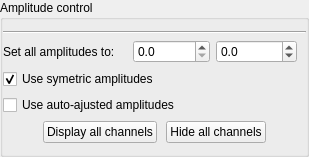
                    <widget class="QGroupBox" name="groupBox_7">
                     <property name="title">
                      <string>Amplitude control</string>
                     </property>
                     <layout class="QVBoxLayout" name="verticalLayout_28">
                      <property name="leftMargin">
                       <number>0</number>
                      </property>
                      <property name="rightMargin">
                       <number>0</number>
                      </property>
                      <item>
                       <widget class="Line" name="line_22">
                        <property name="orientation">
                         <enum>Qt::Horizontal</enum>
                        </property>
                       </widget>
                      </item>
                      <item>
                       <layout class="QGridLayout" name="gridLayout_13">
                        <property name="topMargin">
                         <number>0</number>
                        </property>
                        <item row="0" column="1" colspan="2">
                         <widget class="QWidget" name="widget_6" native="true">
                          <layout class="QHBoxLayout" name="horizontalLayout_4">
                           <property name="topMargin">
                            <number>0</number>
                           </property>
                           <property name="bottomMargin">
                            <number>0</number>
                           </property>
                           <item>
                            <widget class="QDoubleSpinBox" name="_PanAllAmpMin">
                             <property name="toolTip">
                              <string>&lt;html&gt;&lt;head/&gt;&lt;body&gt;&lt;p&gt;Change minimum amplitude for all channels&lt;/p&gt;&lt;/body&gt;&lt;/html&gt;</string>
                             </property>
                             <property name="decimals">
                              <number>1</number>
                             </property>
                             <property name="maximum">
                              <double>100000.000000000000000</double>
                             </property>
                             <property name="value">
                              <double>0.000000000000000</double>
                             </property>
                            </widget>
                           </item>
                           <item>
                            <widget class="QDoubleSpinBox" name="_PanAllAmpMax">
                             <property name="toolTip">
                              <string>&lt;html&gt;&lt;head/&gt;&lt;body&gt;&lt;p&gt;Change maximum amplitude for all channels&lt;/p&gt;&lt;/body&gt;&lt;/html&gt;</string>
                             </property>
                             <property name="decimals">
                              <number>1</number>
                             </property>
                             <property name="minimum">
                              <double>-100000.000000000000000</double>
                             </property>
                             <property name="maximum">
                              <double>100000.000000000000000</double>
                             </property>
                            </widget>
                           </item>
                          </layout>
                         </widget>
                        </item>
                        <item row="0" column="0">
                         <widget class="QLabel" name="label_35">
                          <property name="text">
                           <string>Set all amplitudes to: </string>
                          </property>
                         </widget>
                        </item>
                        <item row="2" column="0" colspan="3">
                         <widget class="QCheckBox" name="_PanAmpAuto">
                          <property name="text">
                           <string>Use auto-ajusted amplitudes</string>
                          </property>
                         </widget>
                        </item>
                        <item row="1" column="0" colspan="3">
                         <widget class="QCheckBox" name="_PanAmpSym">
                          <property name="text">
                           <string>Use symetric amplitudes</string>
                          </property>
                          <property name="checked">
                           <bool>true</bool>
                          </property>
                         </widget>
                        </item>
                        <item row="3" column="0" colspan="3">
                         <layout class="QHBoxLayout" name="horizontalLayout_23">
                          <property name="topMargin">
                           <number>0</number>
                          </property>
                          <item>
                           <spacer name="horizontalSpacer_9">
                            <property name="orientation">
                             <enum>Qt::Horizontal</enum>
                            </property>
                            <property name="sizeHint" stdset="0">
                             <size>
                              <width>40</width>
                              <height>20</height>
                             </size>
                            </property>
                           </spacer>
                          </item>
                          <item>
                           <widget class="QPushButton" name="_PanChanSelectAll">
                            <property name="toolTip">
                             <string>&lt;html&gt;&lt;head/&gt;&lt;body&gt;&lt;p&gt;Display all channels&lt;/p&gt;&lt;/body&gt;&lt;/html&gt;</string>
                            </property>
                            <property name="text">
                             <string>Display all channels</string>
                            </property>
                           </widget>
                          </item>
                          <item>
                           <spacer name="horizontalSpacer_14">
                            <property name="orientation">
                             <enum>Qt::Horizontal</enum>
                            </property>
                            <property name="sizeHint" stdset="0">
                             <size>
                              <width>0</width>
                              <height>20</height>
                             </size>
                            </property>
                           </spacer>
                          </item>
                          <item>
                           <widget class="QPushButton" name="_PanChanDeselectAll">
                            <property name="toolTip">
                             <string>&lt;html&gt;&lt;head/&gt;&lt;body&gt;&lt;p&gt;Hide all channels&lt;/p&gt;&lt;/body&gt;&lt;/html&gt;</string>
                            </property>
                            <property name="text">
                             <string>Hide all channels</string>
                            </property>
                           </widget>
                          </item>
                          <item>
                           <spacer name="horizontalSpacer_12">
                            <property name="orientation">
                             <enum>Qt::Horizontal</enum>
                            </property>
                            <property name="sizeHint" stdset="0">
                             <size>
                              <width>40</width>
                              <height>20</height>
                             </size>
                            </property>
                           </spacer>
                          </item>
                         </layout>
                        </item>
                       </layout>
                      </item>
                     </layout>
                    </widget>
